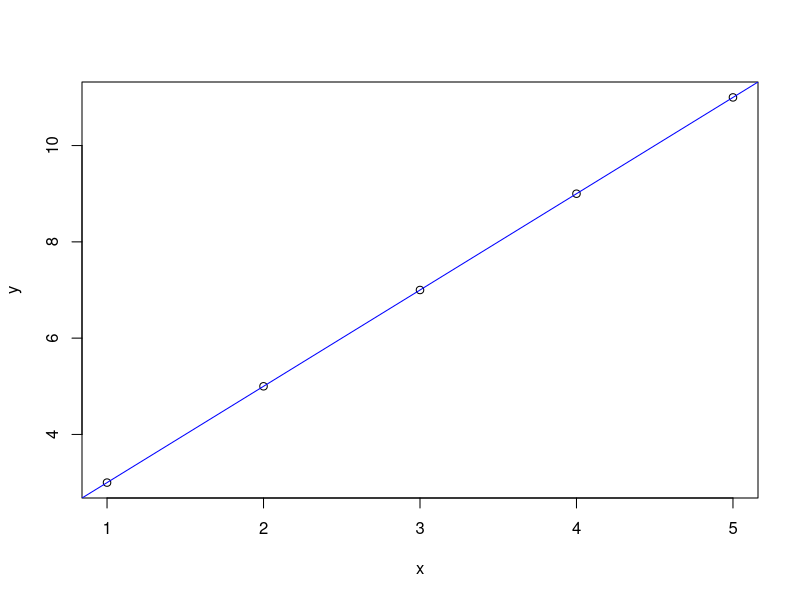
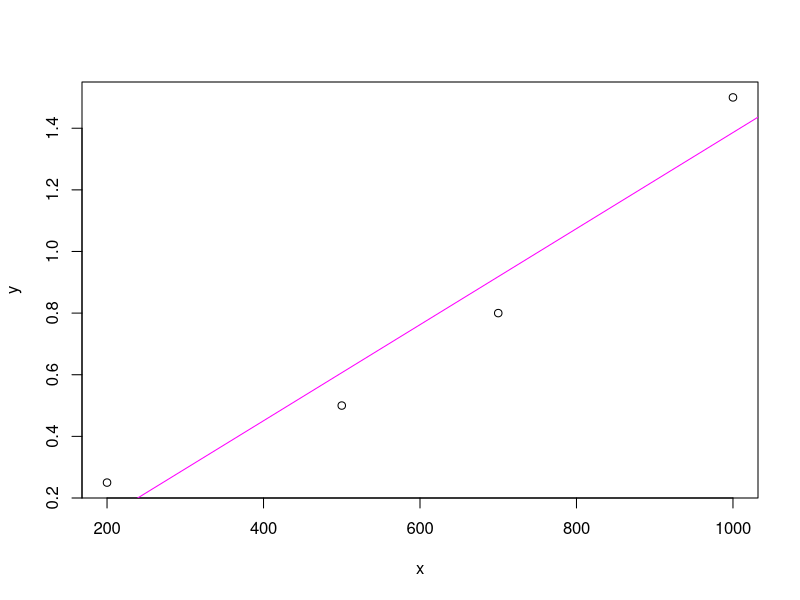

R code for these plots, in order:
setwd("/media/shreyansh/HDD/d/sem 6 docs/eda/19BCE1764_SHREYANSH_DOKANIA")
x<-1:5
y<-c(3,5,7,9,11)
data_set<-data.frame(x,y)
data_set
View(data_set)
str(data_set)
names(data_set)
plot(x,y) #scatter plot
#lm for linear regression, y is dependent variable ,x is independent
lr_result<-lm(y~x)
lr_result
#b0(beta_not) is y-coefficient and b1 is x-coefficient
#y=b0+b1*x
#lr_result is linear regression model
summary(lr_result)
#draw mean line in the plot
abline(lr_result,col="blue")
x=data.frame(x=6:8)
res<-predict(lr_result,x)
res
x=data.frame(x=c(6,7,8))
res1<-predict(lr_result,x)
res1
summary(res)


x<-c(200,500,700,1000)
y<-c(0.25,0.5,0.8,1.5)
newdata<-data.frame(x,y)
newdata
View(newdata)
str(newdata)
names(newdata)
plot(x,y) 
newres<-lm(y~x)
newres
summary(newres)
abline(newres,col="magenta")
x=data.frame(x=1200)
newtempres1<-predict(newres,x)
newtempres1
x=data.frame(x=c(1200))
newtempres2<-predict(newres,x)
newtempres2
summary(newtempres1)

